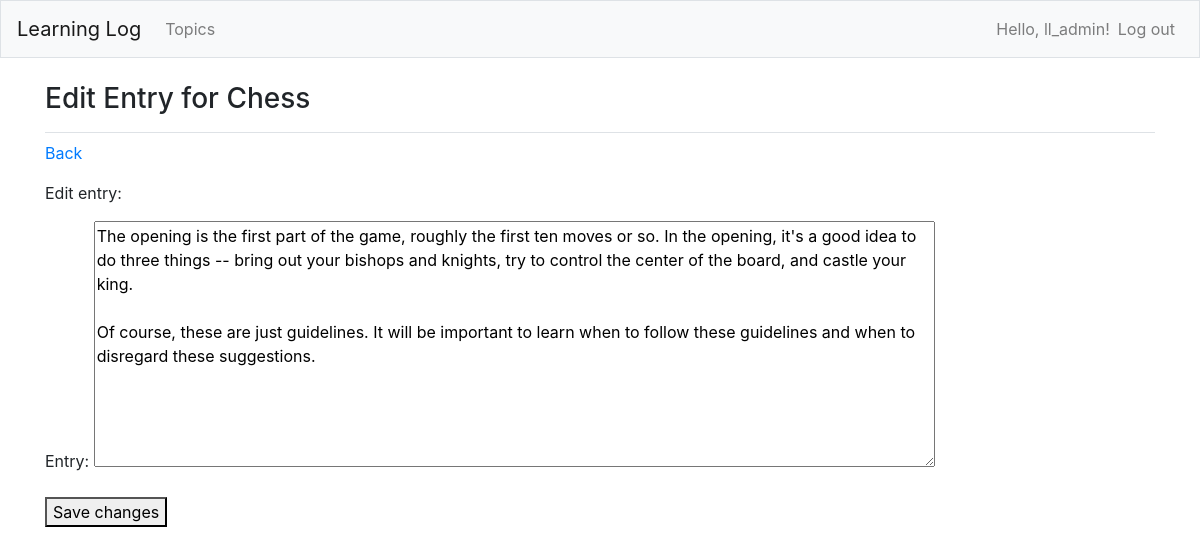
The page /edit_entry/1/ (signed in) on the database its author committed.
### learning_logs/models.py (models this page shows, shortened)
class Topic(models.Model):
    text = models.CharField(max_length=200)
    date_added = models.DateTimeField(auto_now_add=True)
    owner = models.ForeignKey(User, on_delete=models.CASCADE)
    def __str__(self):
        return self.text

class Entry(models.Model):
    topic = models.ForeignKey(Topic, on_delete=models.CASCADE)
    text = models.TextField()
    date_added = models.DateTimeField(auto_now_add=True)
    class Meta:
            verbose_name_plural = 'entries'

### learning_logs/views.py (the view)
# urls.py: path('edit_entry/<int:entry_id>/', views.edit_entry, name='edit_entry')
@login_required
def edit_entry(request, entry_id):
    entry = Entry.objects.get(id=entry_id)
    topic = entry.topic
    if topic.owner != request.user:
        raise Http404
    if request.method != 'POST':
        form = EntryForm(instance=entry)
    else:
        form = EntryForm(instance=entry, data=request.POST)
        if form.is_valid():
            form.save()
            return redirect('learning_logs:topic', topic_id=topic.id)
    context = {'entry': entry, 'topic': topic, 'form': form}
    return render(request, 'learning_logs/edit_entry.html', context)

### learning_logs/forms.py
class EntryForm(forms.ModelForm):
    class Meta:
        model = Entry
        fields = ['text']
        labels = {'text': 'Entry'}
        widgets = {'text': forms.Textarea(attrs={'cols':80})}

### learning_logs/templates/learning_logs/edit_entry.html (shortened to what this page needs)
{% extends "learning_logs/base.html" %}
{% block page_header %}
    <h3>Edit Entry for {{ topic }}</h3>
{% endblock page_header %}
{% block content %}
    <p><a href="{% url 'learning_logs:topic' topic.id %}">Back</a></p>
    <p>Edit entry:</p>
    <form action="{% url 'learning_logs:edit_entry' entry.id %}" method='post'>
        {{ form.as_p }}
        <button name="submit">Save changes</button>
    </form>
{% endblock content %}

### learning_logs/templates/learning_logs/base.html (shortened to what this page needs)
{% load bootstrap4 %}
<!doctype html>
<html lang="en">
    <head>
        {% bootstrap_css %}
    </head>
    <body>
        <nav class="navbar navbar-expand-md navbar-light bg-light mb-4 border">
            <a class="navbar-brand" href="{% url 'learning_logs:index' %}">Learning Log</a>
            <div class="collapse navbar-collapse" id="navbarCollapse">
                <ul class="navbar-nav mr-auto">
                    <li class="nav-item">
                        <a class="nav-link" href="{% url 'learning_logs:topics' %}">Topics</a>
                    </li>
                </ul>
                <ul class="navbar-nav ml-auto">
                    {% if user.is_authenticated %}
                        <li class="nav-item">
                            <span class="navbar-text">Hello, {{ user.username }}!</span>
                        </li>
                        <li class="nav-item">
                            <a class="nav-link" href="{% url 'users:logout' %}">Log out</a>
                        </li>
                    {% endif %}
                </ul>
            </div>
        </nav>
        <main role="main" class="container">
            <div class="pb-2 mb-2 border-bottom">
                {% block page_header %}{% endblock page_header %}
            </div>
            <div>
                {% block content %}
                {% endblock content %}
            </div>
        </main>
    </body>
</html>

### rows shown on the page
Topic: text "Chess"
Entry: text "The opening is the first part of the game, roughly the first ten moves or so. In the opening, it's a good idea to do three things -- bring out your bishops and knights, try to control the center of the board, and castle your king. Of course, these are just guidelines. It will be important to learn when to follow these guidelines and when to disregard these suggestions."

### other values the page prints
{{ user.username }} "ll_admin"
